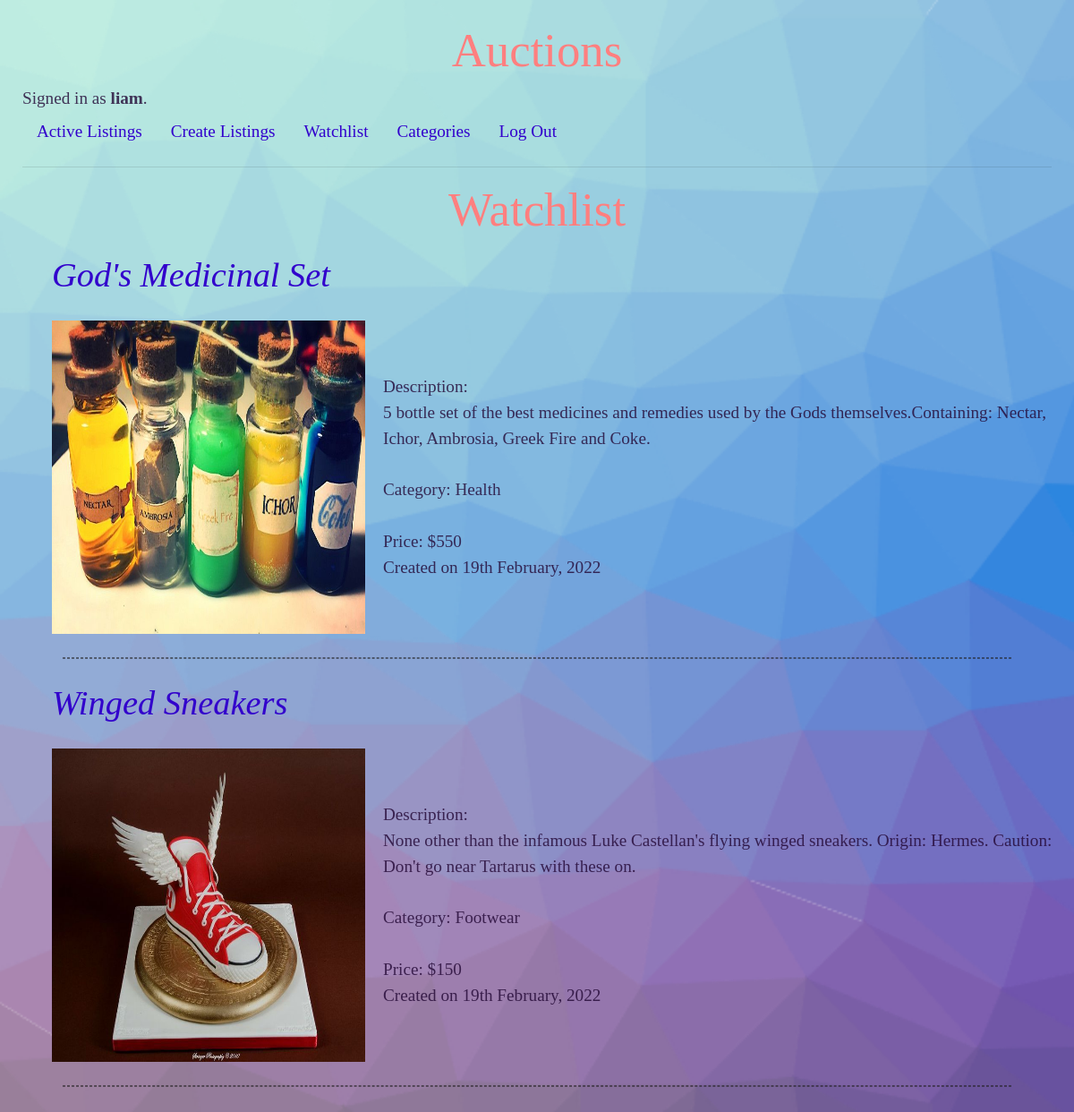
Page /watchlist (signed in) on the committed database.
### auctions/models.py (models this page shows, shortened)
class User(AbstractUser):
    pass

class Watch(models.Model):
    user = models.ForeignKey(User, on_delete=models.CASCADE, related_name="watch_user")
    listing = models.ForeignKey(Listing, on_delete=models.CASCADE, related_name="watches")

class Listing(models.Model):
    user = models.ForeignKey(User, on_delete=models.CASCADE, related_name="listing_user")
    title = models.CharField(max_length=64)
    description = models.CharField(max_length=1000)
    image = models.ImageField(upload_to="uploads", blank=True, null="True")
    category = models.CharField(max_length=64, null=True)
    price = models.IntegerField(default=0)
    date = models.DateTimeField(default=None)
    status = models.BooleanField(default=True)

### auctions/views.py (the view)
# urls.py: path("watchlist", views.watch, name="watch"),
def watch(request):
    watch_items = Watch.objects.filter(user=request.user)
    return render(request, "auctions/watchlist.html", {
        "watches": watch_items
    })

### auctions/templates/auctions/watchlist.html
{% extends "auctions/layout.html" %}
{% block body %}
    <h2>Watchlist</h2>
    {% if not user.is_authenticated %}
        <div class="text-center">Log in to view.</div>
    {% else %}
        {% for watch in watches %}
            <div>
                <center>
                    <table class="watchtable" class="box" cellpadding="10" cellspacing="10">
                        <tr><td>
                            <h3><em><a href="{% url 'listing' watch.listing.id watch.listing.title %}">{{ watch.listing.title }}</a></em></h3>
                        </td></tr>
                        <tr>
                            <td rowspan="4"><img src="/media/{{ watch.listing.image }}"></td>
                        </tr>
                        <tr>
                            <td>
                                Description: <br> {{ watch.listing.description }}<br><br>
                                Category: {{ watch.listing.category }}<br><br>
                                Price: ${{ watch.listing.price }}<br>
                                Created on {{ watch.listing.date|date:"dS F, Y" }}
                            </td>
                        </tr>
                    </table>
                </center>
                <hr class="watchhr">
            </div>
        {% empty %}
            <div class="text-center">Nothing in watchlist.</div>
        {% endfor %}
    {% endif %}
{% endblock %}

### auctions/templates/auctions/layout.html (shortened to what this page needs)
{% load static %}
<!DOCTYPE html>
<html lang="en">
    <head>
        <link rel="stylesheet" href="https://stackpath.bootstrapcdn.com/bootstrap/4.4.1/css/bootstrap.min.css">
        <link href="{% static 'auctions/styles.css' %}" rel="stylesheet">
    </head>
    <body>
        <h1>Auctions</h1>
        <div>
            {% if user.is_authenticated %}
                Signed in as <strong>{{ user.username }}</strong>.
            {% else %}
                Not signed in.
            {% endif %}
        </div>
        <ul class="nav">
            <li class="nav-item">
                <a class="nav-link" href="{% url 'index' %}">Active Listings</a>
            </li>
            {% if user.is_authenticated %}
                <li class="nav-item">
                    <a class="nav-link" href="{% url 'create' %}">Create Listings</a>
                </li>
                <li class="nav-item">
                    <a class="nav-link" href="{% url 'watch' %}">Watchlist</a>
                </li>
                <li class="nav-item">
                    <a class="nav-link" href="{% url 'categories' %}">Categories</a>
                </li>
                <li class="nav-item">
                    <a class="nav-link" href="{% url 'logout' %}">Log Out</a>
                </li>
            {% endif %}
        </ul>
        <hr>
        {% block body %}
        {% endblock %}
    </body>
</html>

### auctions/static/auctions/styles.css (style rules this page uses)
body { padding: 25px; background: url("images/bg.png"); background-size: cover; font-family: "font2"; color: rgba(36, 8, 54, 0.815); font-size: larger; }
a { color: #3200cc; }
h1, h2 { font-family: "heading"; text-align: center; color: rgb(255, 127, 127); font-size: 275%; }
h3 { color: rgb(134, 29, 64); font-size: 200%; }
img { height: 350px; width: 350px; }
table { display: inline; margin: 2%; }
.watchhr { border: 0.5px dashed rgba(31, 30, 30, 0.568); width: 92%; }

### rows in the picture
User: username "liam"
Watch: listing "God's Medicinal Set", listing.image (picture), listing.description "5 bottle set of the best medicines and remedies used by the Gods themselves.Containing: Nectar, Ichor, Ambrosia, Greek Fire and Coke.", listing.category "Health", listing.price "550", listing "19th February, 2022"
Watch: listing "Winged Sneakers", listing.image (picture), listing.description "None other than the infamous Luke Castellan's flying winged sneakers. Origin: Hermes. Caution: Don't go near Tartarus with these on.", listing.category "Footwear", listing.price "150", listing "19th February, 2022"
